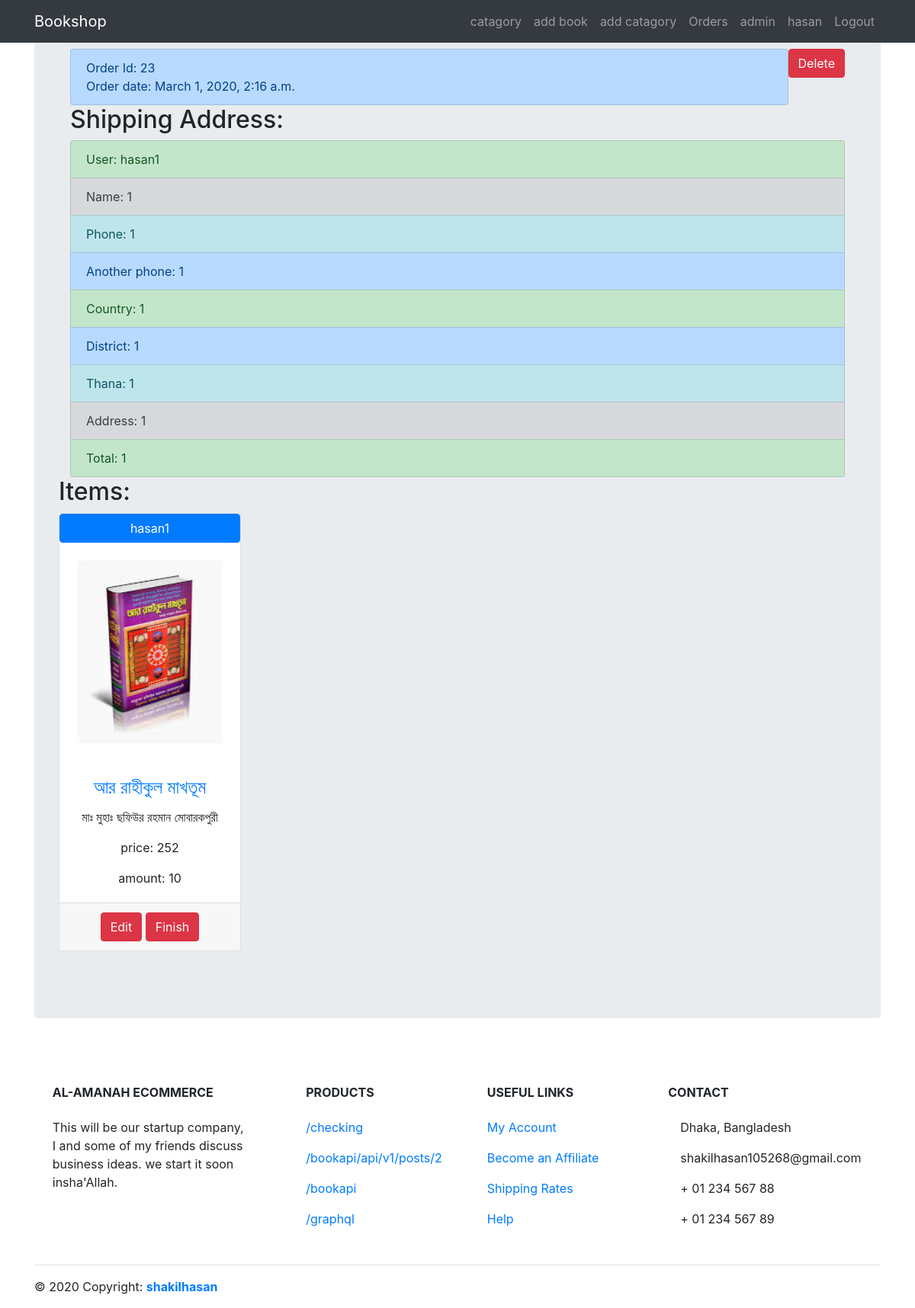
The app's page /order_detail/23/ (signed in) with its own data.
### buy/models.py (models this page shows, shortened)
class Order(models.Model):
    user = models.ForeignKey(User, on_delete=models.CASCADE, blank=True, null=True)
    name = models.CharField(max_length=100,default=1)
    phone = models.CharField(max_length=100,default=1)
    aphone =models.CharField(max_length=100,default=1)
    country = models.CharField(max_length=100,default=1)
    district = models.CharField(max_length=100,default=1)
    thana = models.CharField(max_length=100,default=1)
    address = models.CharField(max_length=1000,default=1)
    total = models.IntegerField(default=1)
    date = models.DateTimeField(auto_now=True)

class Card(models.Model):
    user = models.ForeignKey(User, on_delete=models.CASCADE)
    book = models.ForeignKey(Book_info, on_delete=models.CASCADE)
    order = models.ForeignKey(Order, on_delete=models.CASCADE, blank=True, null=True)
    amount = models.IntegerField(default=1)
    date = models.DateTimeField(auto_now=True)
    sold = models.BooleanField(default=False)

### book_info/models.py (models this page shows, shortened)
class Book_info(models.Model):
    cover= models.ImageField(upload_to='images/', null=True)
    name = models.CharField(max_length=100, null=True)
    author= models.CharField(max_length=100, null=True)
    description = models.TextField(blank=True, null=True)
    price = models.IntegerField( null=True)
    available = models.BooleanField(default=True)
    catagory = models.ForeignKey(Catagory, related_name="book_infos", on_delete=models.CASCADE, null=True)
    created = models.DateTimeField(auto_now_add=True, null=True)

### buy/views.py (the view)
# urls.py: path('order_detail/<int:order_id>/', views.order_detail, name='order_detail'),
def order_detail(request,order_id):
    template = loader.get_template('buy/order_detail.html')
    if request.user.is_superuser:
        order = Order.objects.get(id=order_id)
        card = Card.objects.filter(order=order)
        context = {'card':card,'order':order}
        return HttpResponse(template.render(context, request))

### buy/templates/buy/order_detail.html
{% extends 'base.html' %}
{% load static %}
{% block content %}
<div class="container">
  <button onclick="window.location.href = '{% url 'order_delete' order.id %}';"
  type="button" class="btn btn-danger" style="float:right;">Delete</button>
  <div class="list-group">
      <a href="#" class="list-group-item list-group-item-action list-group-item-primary">
        Order Id: {{order.id}} <br>Order date: {{order.date}} </a>
    </div>
  <h2>Shipping Address:</h2>
  <ul class="list-group">
    <li class="list-group-item list-group-item-success">User: {{order.user}}</li>
    <li class="list-group-item list-group-item-secondary">Name: {{order.name}}</li>
    <li class="list-group-item list-group-item-info">Phone: {{order.phone}}</li>
    <li class="list-group-item list-group-item-primary">Another phone: {{order.aphone}}</li>
    <li class="list-group-item list-group-item-success">Country: {{order.country}}</li>
    <li class="list-group-item list-group-item-primary">District: {{order.district}}</li>
    <li class="list-group-item list-group-item-info">Thana: {{order.thana}}</li>
    <li class="list-group-item list-group-item-secondary">Address: {{order.address}}</li>
    <li class="list-group-item list-group-item-success">Total: {{order.total}}</li>
  </ul>
</div>
<h2>Items:</h2>
<div class="row text-center">
{% for card in card %}
{% if card.sold == True %}
  <div class="col-lg-3 col-md-6 mb-4">
    <div class="card h-100">
      <a href="#" class="btn btn-primary">{{ card.user }}</a>
      <a href="#"><img class="card-img-top" src="{{ card.book.cover.url }}"  alt="Card image"></a>
      <div class="card-body">
        <a  class="card-title" href="#" ><h4 class="card-title">{{ card.book.name }}</h4></a>
        <p class="card-text">{{ card.book.author }}</p>
        <p class="card-text">price: {{ card.book.price }}</p>
        <p class="card-text">amount: {{ card.amount }}</p>
     </div>
      <div class="card-footer">
          <a class="btn btn-danger" href="#">Edit</a>
          <a class="btn btn-danger" href="{% url 'card_delete' card.id %}">Finish</a>
      </div>
  </div>
  </div>
{% endif %}
{% endfor %}
</div>
{% endblock %}

### templates/base.html (shortened to what this page needs)
{% load static %}
<html>
   <head>
   {% load staticfiles %}
      <link href="{% static 'css/bootstrap.min.css' %}" rel="stylesheet">
      <link rel="stylesheet" href="{% static 'css/style.css' %}">
   </head>
   <body>
<nav class="navbar navbar-expand-sm bg-dark navbar-dark fixed-top"  >
  <div class="container">
  <a class="navbar-brand" href="{% url 'book_home' %}">Bookshop</a>
  <div class="collapse navbar-collapse" id="navbarResponsive">
  <ul class="navbar-nav ml-auto">
    <li class="nav-item ">
      <a class="nav-link" href="{% url 'catagory_home' %}">catagory</a>
    </li>
    {% if user.is_authenticated %}
    {% if user.is_superuser %}
    <li class="nav-item">
      <a class="nav-link" href="{% url 'book_add' %}">add book</a>
    </li>
    <li class="nav-item">
      <a class="nav-link" href="{% url 'catagory_add' %}">add catagory</a>
    </li>
    <li class="nav-item">
      <a class="nav-link" href="{% url 'order' %}">Orders</a>
    </li>
    <li class="nav-item">
      <a class="nav-link" href="http://127.0.0.1:8000/admin/">admin</a>
    </li>
    {% endif %}
    <li class="nav-item">
      <a class="nav-link" >{{user.username}}</a>
    </li>
    <li class="nav-item">
      <a class="nav-link" href="{% url 'logout' %}" >Logout</a>
    </li>
    {% endif %}
  </ul>
</div>
</div>
</nav>
<div class="container">
      <div class="jumbotron">
         {% block content %}
         {% endblock %}
      </div>
</div>
<footer class="page-footer font-small mdb-color pt-4">
  <div class="container text-center text-md-left">
    <div class="row text-center text-md-left mt-3 pb-3">
      <div class="col-md-3 col-lg-3 col-xl-3 mx-auto mt-3">
        <h6 class="text-uppercase mb-4 font-weight-bold">al-amanah ecommerce</h6>
        <p>This will be our startup company, I and some of my friends discuss business ideas.
          we start it soon insha'Allah.</p>
      </div>
      <div class="col-md-2 col-lg-2 col-xl-2 mx-auto mt-3">
        <h6 class="text-uppercase mb-4 font-weight-bold">Products</h6>
        <p>  <a href="http://127.0.0.1:8000/checking/">/checking</a>  </p>
        <p>  <a href="http://127.0.0.1:8000/bookapi/api/v1/posts/2/">/bookapi/api/v1/posts/2</a>  </p>
        <p>  <a href="http://127.0.0.1:8000/bookapi/">/bookapi</a>  </p>
        <p>  <a href="http://127.0.0.1:8000/graphql/">/graphql</a>  </p>
      </div>
      <div class="col-md-3 col-lg-2 col-xl-2 mx-auto mt-3">
        <h6 class="text-uppercase mb-4 font-weight-bold">Useful links</h6>
        <p>  <a href="#!">My Account</a>  </p>
        <p>  <a href="#!">Become an Affiliate</a>  </p>
        <p>  <a href="#!">Shipping Rates</a>  </p>
        <p>  <a href="#!">Help</a></p>
      </div>
      <div class="col-md-4 col-lg-3 col-xl-3 mx-auto mt-3">
        <h6 class="text-uppercase mb-4 font-weight-bold">Contact</h6>
        <p> Dhaka, Bangladesh</p>
        <p> shakilhasan105268@gmail.com</p>
        <p>   + 01 234 567 88</p>
        <p>   + 01 234 567 89</p>
      </div>
    </div>
    <hr>
    <div class="row d-flex align-items-center">
      <div class="col-md-7 col-lg-8">
        <p class="text-center text-md-left">© 2020 Copyright:  <a href="#">  <strong>shakilhasan</strong></a>  </p>
      </div>
      <div class="col-md-5 col-lg-4 ml-lg-0">
        <div class="text-center text-md-right">
          <ul class="list-unstyled list-inline">
            <li class="list-inline-item">
              <a class="btn-floating btn-sm rgba-white-slight mx-1">
              </a>
            </li>
            <li class="list-inline-item">
              <a class="btn-floating btn-sm rgba-white-slight mx-1">
              </a>
            </li>
            <li class="list-inline-item">
              <a class="btn-floating btn-sm rgba-white-slight mx-1">
              </a>
            </li>
            <li class="list-inline-item">
              <a class="btn-floating btn-sm rgba-white-slight mx-1">
              </a>
            </li>
          </ul>
        </div>
      </div>
    </div>
  </div>
</footer>
    </body>
</html>

### records on screen
Order: id "23", date "March 1, 2020, 2:16 a.m.", user "hasan1", name "1", phone "1", aphone "1", country "1", district "1", thana "1", address "1", total "1"
Card: user "hasan1", book.cover (picture), book.name "আর রাহীকুল মাখতূম", book.author "মাঃ মুহাঃ ছফিউর রহমান মোবারকপুরী", book.price "252", amount "10"

### other values on screen
{{ user.username }} "hasan"
